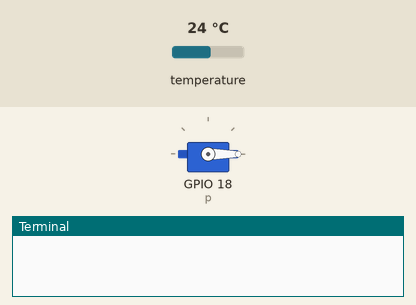
The program below on a simulated Raspberry Pi (BCM pin numbers). Parts: servo, the last lines printed to the terminal. The inputs (shaded band) are chosen by the test bench; at power-on: temperature 24 °C. The desktop window is not drawn, its controls go by their first labels and the mouse button is held 0.15 s; servo angles are drawn from the pulse width (0.5 ms = 0°, 2.5 ms = 180°).

Above: at 1.9 s.
2.0 s: temperature set to 25.1 °C
At 3.3 s:
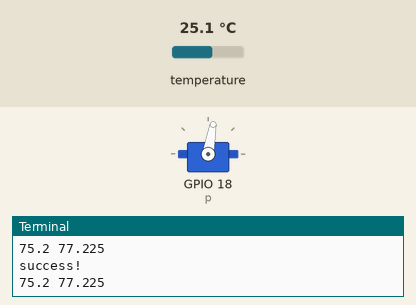
3.7 s: temperature set to 12 °C
At 4.5 s:
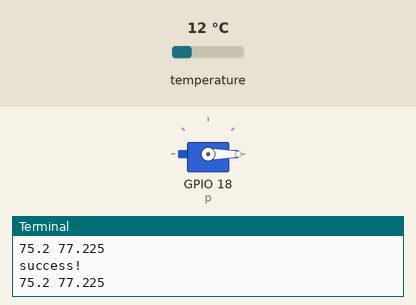
5.2 s: temperature set to 28 °C
At 5.7 s:
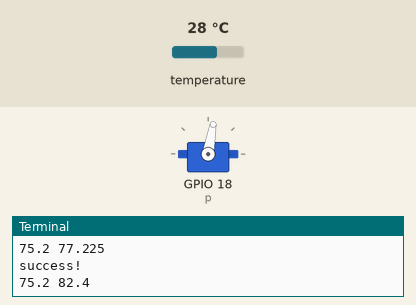
Timing chart, 0 to 8.2 s (numbered marks = the images above; inputs shaded):
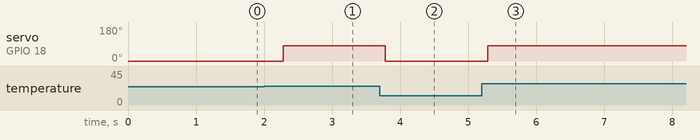

The program:

servoByTemp.py
```python
import os
import glob
import RPi.GPIO as GPIO
from tkinter import *
import numpy as np
import time

os.system('modprobe w1-gpio')
os.system('modprobe w1-therm')

GPIO.setmode(GPIO.BCM)
GPIO.setup(18, GPIO.OUT)

p = GPIO.PWM(18, 50)
p.start(0)

base_dir = '/sys/bus/w1/devices/'
device_folder = glob.glob(base_dir + '28*')[0]
device_file = device_folder + '/w1_slave'

def update_servo(angle):
    duty = (float(angle) / 180) * 9.05 + 2.4
    p.ChangeDutyCycle(duty)

def read_temp_raw():
    f = open(device_file, 'r')
    lines = f.readlines()
    f.close()
    return lines

def read_temp():
    lines = read_temp_raw()
    while lines[0].strip()[-3:] != 'YES':
        time.sleep(0.2)
        lines = read_temp_raw()
    equals_pos = lines[1].find('t=')
    if equals_pos != -1:
        temp_string = lines[1][equals_pos+2:]
        temp_c = float(temp_string) / 1000.0
        temp_f = temp_c * 9.0 / 5.0 + 32.0
        return temp_c, temp_f

baseTemp = read_temp()[1];
try:
    while True:
        currentTemp = read_temp()[1]
        if currentTemp >= baseTemp + 0.5:
            update_servo(90)
            print("success!")
            print(baseTemp, currentTemp)
        else:
            update_servo(0)

except KeyboardInterrupt:
    GPIO.cleanup()
    print("Exiting")
```

Measured:
- the behaviour switches between 24.2 and 24.3 °C on temperature (found by bisection; images 0 and 1)
- after the input at 2.0 s, servo on GPIO 18 (p): 0° → 80° after 0.28 s
- after the input at 3.7 s, servo on GPIO 18 (p): 80° → 0° after 0.08 s
- after the input at 5.2 s, servo on GPIO 18 (p): 0° → 80° after 0.08 s
